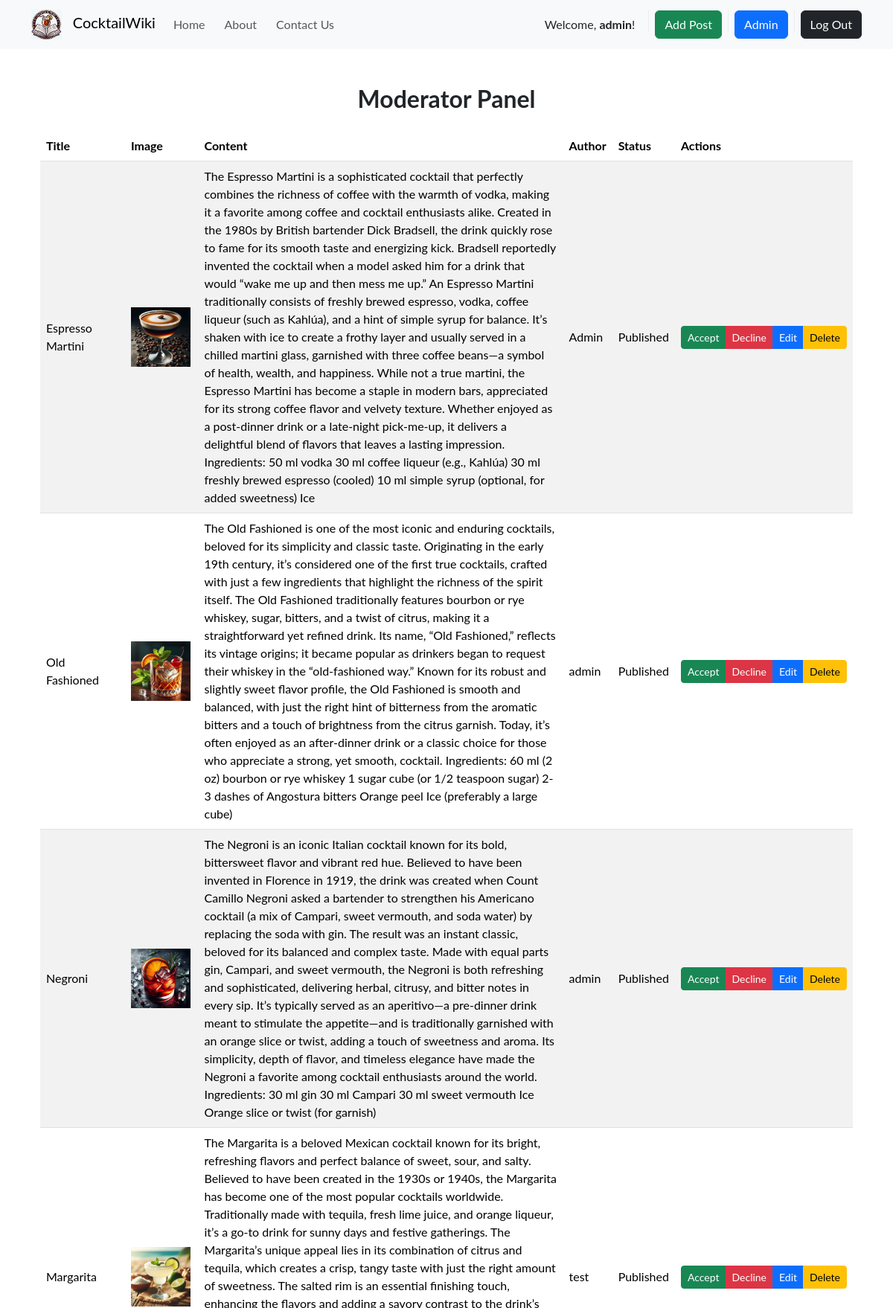
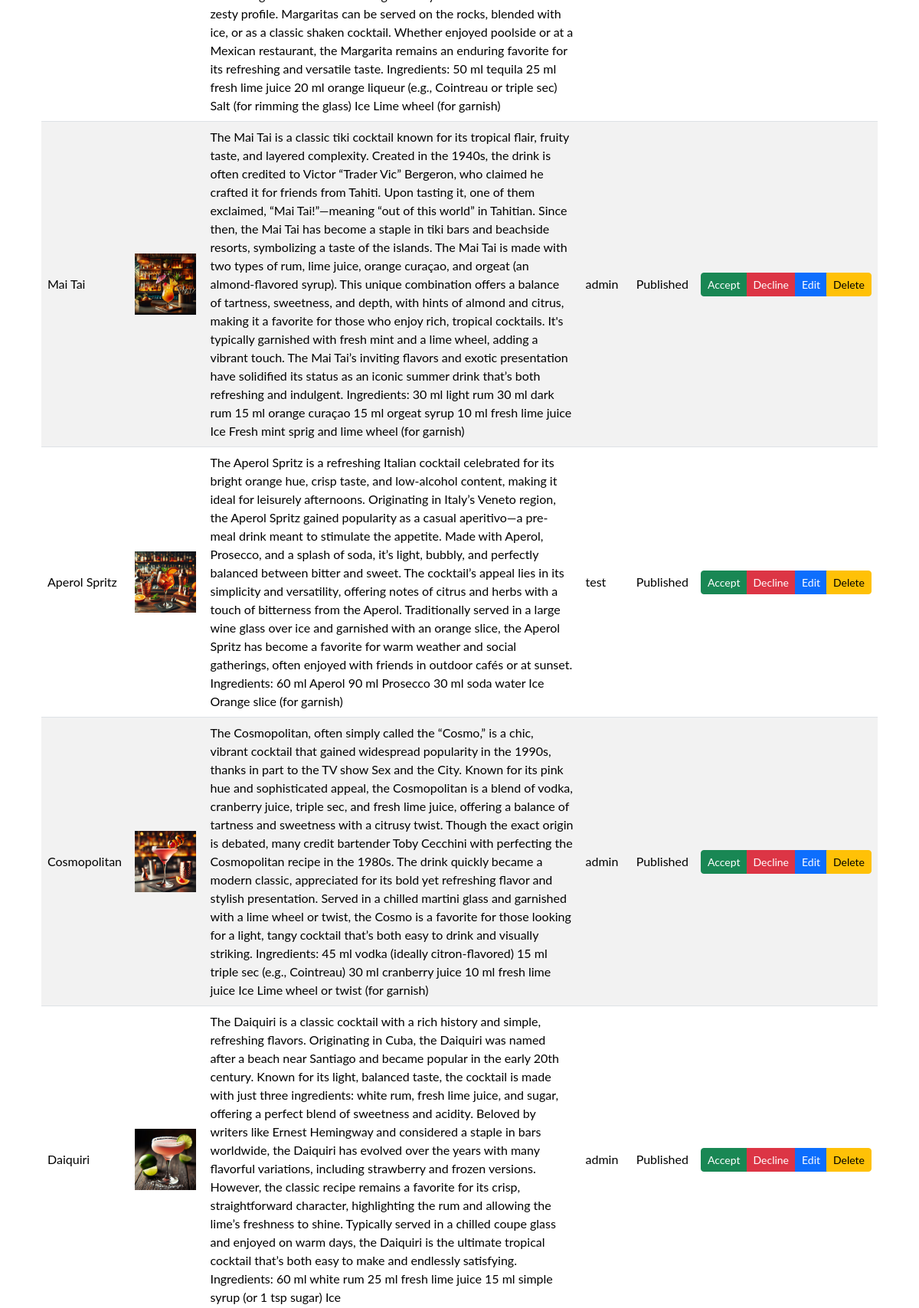
Screenshot of /moderator-panel/ (signed in, upper part) with the database file from the repository (2 pictures, top to bottom).
### main/models.py (models this page shows, shortened)
class Post(models.Model):
    STATUS_POST = (
        (0, "Created"),
        (1, "Published"),
        (2, "Denied")
    )
    title = models.CharField(max_length=2500)
    content = models.TextField()
    image = models.ImageField('Image', null=False, upload_to='media')
    author = models.ForeignKey(User, on_delete=models.CASCADE)
    created_at = models.DateTimeField(auto_now_add=True)
    status = models.IntegerField(STATUS_POST, default=0)
    def display_status(self):
        return dict(self.STATUS_POST).get(self.status, 'Unknown')

### main/views.py (the view)
# urls.py: path('moderator-panel/', views.moderator_panel, name='moderator_panel'),
@login_required
@user_passes_test(is_moderator)
def moderator_panel(request):
    posts = Post.objects.all().order_by('created_at')
    messages = Message.objects.all().order_by('created_at')
    return render(request, 'main/admin_panel/moderator_panel.html', {'posts': posts, 'messages': messages})

### main/context_processors.py (called while the page is built)
def moderator_status(request):
    is_moderator = request.user.groups.filter(name='Administrator').exists() if request.user.is_authenticated else False
    return {'is_moderator': is_moderator}

### main/views.py (called while the page is built)
def is_moderator(user):
    return user.groups.filter(name='Administrator').exists()

### main/templates/main/admin_panel/moderator_panel.html (shortened to what this page needs)
{% extends 'main/layout.html' %}
{% block content %}
<div class="container mt-4">
    <h2 class="text-center title-page">Moderator Panel</h2>
    <div class="d-none d-lg-block">
        <table class="table table-striped mt-4">
            <thead>
                <tr>
                    <th>Title</th>
                    <th>Image</th>
                    <th>Content</th>
                    <th>Author</th>
                    <th>Status</th>
                    <th>Actions</th>
                </tr>
            </thead>
            <tbody>
                {% for post in posts %}
                <tr>
                    <td>{{ post.title }}</td>
                    <td><img src="{{ post.image.url }}" width="80" alt="{{ post.title }} image"></td>
                    <td>{{ post.content }}</td>
                    <td>{{ post.author }}</td>
                    <td>{{ post.display_status }}</td>
                    <td>
                        <div class="btn-group" role="group" aria-label="Post Actions">
                            <a class="btn btn-success btn-sm" href="{% url 'change_status' post.id 1 %}">
                                 Accept
                            </a>
                            <a class="btn btn-danger btn-sm" href="{% url 'change_status' post.id 2 %}">
                                 Decline
                            </a>
                            <a class="btn btn-primary btn-sm" href="{% url 'edit_post' post.id %}">
                                 Edit
                            </a>
                            <a class="btn btn-warning btn-sm" href="{% url 'delete_post' post.id %}"
                               onclick="return confirm('Are you sure you want to delete this post?');">
                                 Delete
                            </a>
                        </div>
                    </td>
                </tr>
                {% endfor %}
            </tbody>
        </table>
    </div>
</div>
{% endblock %}

### main/templates/main/layout.html (shortened to what this page needs)
{% load static %}
<!DOCTYPE html>
<html lang="en">
<head>
    <link href="https://cdn.jsdelivr.net/npm/bootstrap@5.3.3/dist/css/bootstrap.min.css" rel="stylesheet"
>
    <link href="{% static 'css/main.css' %}" rel="stylesheet">
</head>
<body>
<nav class="navbar navbar-expand-lg navbar-light bg-light">
    <div class="container">
        <a class="navbar-brand" href="{% url 'index' %}">
            <img src="{% static 'img/logo.jpg' %}" alt="CocktailWiki Logo" height="40"> CocktailWiki
        </a>
        <div class="collapse navbar-collapse" id="navbarNav">
            <ul class="navbar-nav me-auto mb-2 mb-lg-0">
                <li class="nav-item">
                    <a class="nav-link" aria-current="page" href="{% url 'index' %}">Home</a>
                </li>
                <li class="nav-item">
                    <a class="nav-link" href="{% url 'about' %}">About</a>
                </li>
                <li class="nav-item">
                    <a class="nav-link" href="{% url 'contact' %}">Contact Us</a>
                </li>
            </ul>
            {% if user.is_authenticated %}
            <a class="nav-link">Welcome, <b>{{ user.username }}</b>!</a>
            <a class="btn btn-success" href="{% url 'create_post' %}">Add Post</a>
            {% if is_moderator %}
            <a class="btn btn-primary" href="{% url 'moderator_panel' %}">Admin</a>
            {% endif %}
            <a class="btn btn-dark" href="{% url 'logout' %}">Log Out</a>
            {% else %}
            <a class="btn btn-warning" href="{% url 'register' %}">Register</a>
            <div class="vr mx-2"></div>
            <a class="btn btn-primary" href="{% url 'login' %}">Log In</a>
            {% endif %}
        </div>
    </div>
</nav>
<div class="container">
    {% block content %}
    {% endblock %}
</div>
</body>
</html>

### main/static/css/main.css (style rules this page uses)
body { display: flex; flex-direction: column; min-height: 100vh; font-family: "Lato", serif; font-weight: 400; font-style: normal; }
.container { flex: 1; }
.table { width: 100%; }
.title-page { font-family: "Lato", serif; font-weight: 700; font-style: normal; }
.table td, .table th { vertical-align: middle; }
.navbar { margin-bottom: 2% }
.navbar-brand img { max-height: 40px; margin-right: 10px; }
.nav-link { margin-right: 10px; }

### rows the page displays
Post: title "Espresso Martini", image (picture), content "The Espresso Martini is a sophisticated cocktail that perfectly combines the richness of coffee with the warmth of vodka, making it a favorite among coffee and cocktail enthusiasts alike. Created in the 1980s by British bartender Dick Bradsell, the drink quickly rose to fame for its smooth taste and energizing kick. Bradsell reportedly invented the cocktail when a model asked him for a drink that would “wake me up and then mess me up.” An Espresso Martini traditionally consists of freshly brewed espresso, vodka, coffee liqueur (such as Kahlúa), and a hint of simple syrup for balance. It’s shaken with ice to create a frothy layer and usually served in a chilled martini glass, garnished with…", author "Admin", display_status "Published"
Post: title "Old Fashioned", image (picture), content "The Old Fashioned is one of the most iconic and enduring cocktails, beloved for its simplicity and classic taste. Originating in the early 19th century, it’s considered one of the first true cocktails, crafted with just a few ingredients that highlight the richness of the spirit itself. The Old Fashioned traditionally features bourbon or rye whiskey, sugar, bitters, and a twist of citrus, making it a straightforward yet refined drink. Its name, “Old Fashioned,” reflects its vintage origins; it became popular as drinkers began to request their whiskey in the “old-fashioned way.” Known for its robust and slightly sweet flavor profile, the Old Fashioned is smooth and balanced, with just the…", author "admin", display_status "Published"
Post: title "Negroni", image (picture), content "The Negroni is an iconic Italian cocktail known for its bold, bittersweet flavor and vibrant red hue. Believed to have been invented in Florence in 1919, the drink was created when Count Camillo Negroni asked a bartender to strengthen his Americano cocktail (a mix of Campari, sweet vermouth, and soda water) by replacing the soda with gin. The result was an instant classic, beloved for its balanced and complex taste. Made with equal parts gin, Campari, and sweet vermouth, the Negroni is both refreshing and sophisticated, delivering herbal, citrusy, and bitter notes in every sip. It’s typically served as an aperitivo—a pre-dinner drink meant to stimulate the appetite—and is traditionally…", author "admin", display_status "Published"
Post: title "Margarita", image (picture), content "The Margarita is a beloved Mexican cocktail known for its bright, refreshing flavors and perfect balance of sweet, sour, and salty. Believed to have been created in the 1930s or 1940s, the Margarita has become one of the most popular cocktails worldwide. Traditionally made with tequila, fresh lime juice, and orange liqueur, it’s a go-to drink for sunny days and festive gatherings. The Margarita’s unique appeal lies in its combination of citrus and tequila, which creates a crisp, tangy taste with just the right amount of sweetness. The salted rim is an essential finishing touch, enhancing the flavors and adding a savory contrast to the drink’s zesty profile. Margaritas can be served on the…", author "test", display_status "Published"
Post: title "Mai Tai", image (picture), content "The Mai Tai is a classic tiki cocktail known for its tropical flair, fruity taste, and layered complexity. Created in the 1940s, the drink is often credited to Victor “Trader Vic” Bergeron, who claimed he crafted it for friends from Tahiti. Upon tasting it, one of them exclaimed, “Mai Tai!”—meaning “out of this world” in Tahitian. Since then, the Mai Tai has become a staple in tiki bars and beachside resorts, symbolizing a taste of the islands. The Mai Tai is made with two types of rum, lime juice, orange curaçao, and orgeat (an almond-flavored syrup). This unique combination offers a balance of tartness, sweetness, and depth, with hints of almond and citrus, making it a favorite for those…", author "admin", display_status "Published"
Post: title "Aperol Spritz", image (picture), content "The Aperol Spritz is a refreshing Italian cocktail celebrated for its bright orange hue, crisp taste, and low-alcohol content, making it ideal for leisurely afternoons. Originating in Italy’s Veneto region, the Aperol Spritz gained popularity as a casual aperitivo—a pre-meal drink meant to stimulate the appetite. Made with Aperol, Prosecco, and a splash of soda, it’s light, bubbly, and perfectly balanced between bitter and sweet. The cocktail’s appeal lies in its simplicity and versatility, offering notes of citrus and herbs with a touch of bitterness from the Aperol. Traditionally served in a large wine glass over ice and garnished with an orange slice, the Aperol Spritz has become a…", author "test", display_status "Published"
Post: title "Cosmopolitan", image (picture), content "The Cosmopolitan, often simply called the “Cosmo,” is a chic, vibrant cocktail that gained widespread popularity in the 1990s, thanks in part to the TV show Sex and the City. Known for its pink hue and sophisticated appeal, the Cosmopolitan is a blend of vodka, cranberry juice, triple sec, and fresh lime juice, offering a balance of tartness and sweetness with a citrusy twist. Though the exact origin is debated, many credit bartender Toby Cecchini with perfecting the Cosmopolitan recipe in the 1980s. The drink quickly became a modern classic, appreciated for its bold yet refreshing flavor and stylish presentation. Served in a chilled martini glass and garnished with a lime wheel or twist,…", author "admin", display_status "Published"
Post: title "Daiquiri", image (picture), content "The Daiquiri is a classic cocktail with a rich history and simple, refreshing flavors. Originating in Cuba, the Daiquiri was named after a beach near Santiago and became popular in the early 20th century. Known for its light, balanced taste, the cocktail is made with just three ingredients: white rum, fresh lime juice, and sugar, offering a perfect blend of sweetness and acidity. Beloved by writers like Ernest Hemingway and considered a staple in bars worldwide, the Daiquiri has evolved over the years with many flavorful variations, including strawberry and frozen versions. However, the classic recipe remains a favorite for its crisp, straightforward character, highlighting the rum and…", author "admin", display_status "Published"

### other values shown
{{ user.username }} "admin"
